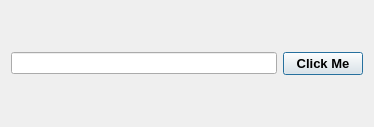
<?xml version="1.0" encoding="UTF-8"?>
<ui version="4.0">
 <class>Dialog</class>
 <widget class="QDialog" name="Dialog">
  <property name="geometry">
   <rect>
    <x>0</x>
    <y>0</y>
    <width>374</width>
    <height>127</height>
   </rect>
  </property>
  <property name="windowTitle">
   <string>Dialog</string>
  </property>
  <property name="toolTip">
   <string>Click Me</string>
  </property>
  <layout class="QVBoxLayout" name="verticalLayout">
   <item>
    <layout class="QHBoxLayout" name="horizontalLayout">
     <item>
      <widget class="QLineEdit" name="lineEdit"/>
     </item>
     <item>
      <widget class="QPushButton" name="pushButton">
       <property name="font">
        <font>
         <pointsize>10</pointsize>
         <bold>true</bold>
        </font>
       </property>
       <property name="text">
        <string>Click Me</string>
       </property>
      </widget>
     </item>
    </layout>
   </item>
  </layout>
 </widget>
 <resources/>
 <connections/>
</ui>
